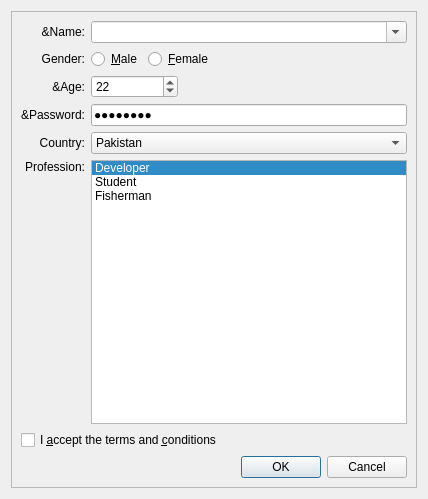
<ui version="4.0" >
 <class>Form</class>
 <widget class="QWidget" name="Form" >
  <property name="geometry" >
   <rect>
    <x>0</x>
    <y>0</y>
    <width>428</width>
    <height>499</height>
   </rect>
  </property>
  <property name="windowTitle" >
   <string>Form</string>
  </property>
  <layout class="QGridLayout" >
   <item row="0" column="0" >
    <widget class="QFrame" name="mainFrame" >
     <property name="frameShape" >
      <enum>QFrame::StyledPanel</enum>
     </property>
     <property name="frameShadow" >
      <enum>QFrame::Raised</enum>
     </property>
     <layout class="QGridLayout" >
      <item row="0" column="0" >
       <widget class="QLabel" name="nameLabel_2" >
        <property name="text" >
         <string>&amp;Name:</string>
        </property>
        <property name="alignment" >
         <set>Qt::AlignRight|Qt::AlignTrailing|Qt::AlignVCenter</set>
        </property>
        <property name="buddy" >
         <cstring>nameCombo</cstring>
        </property>
       </widget>
      </item>
      <item row="0" column="1" colspan="4" >
       <widget class="QComboBox" name="nameCombo_2" >
        <property name="toolTip" >
         <string>Specify your name</string>
        </property>
        <property name="editable" >
         <bool>true</bool>
        </property>
       </widget>
      </item>
      <item row="1" column="0" >
       <widget class="QLabel" name="genderLabel_2" >
        <property name="text" >
         <string>Gender:</string>
        </property>
        <property name="alignment" >
         <set>Qt::AlignRight|Qt::AlignTrailing|Qt::AlignVCenter</set>
        </property>
       </widget>
      </item>
      <item row="1" column="1" >
       <widget class="QRadioButton" name="maleRadioButton_2" >
        <property name="toolTip" >
         <string>Check this if you are male</string>
        </property>
        <property name="text" >
         <string>&amp;Male</string>
        </property>
       </widget>
      </item>
      <item row="1" column="2" colspan="2" >
       <widget class="QRadioButton" name="femaleRadioButton_2" >
        <property name="styleSheet" >
         <string>Check this if you are female</string>
        </property>
        <property name="text" >
         <string>&amp;Female</string>
        </property>
       </widget>
      </item>
      <item row="1" column="4" >
       <spacer>
        <property name="orientation" >
         <enum>Qt::Horizontal</enum>
        </property>
        <property name="sizeHint" >
         <size>
          <width>40</width>
          <height>20</height>
         </size>
        </property>
       </spacer>
      </item>
      <item row="2" column="0" >
       <widget class="QLabel" name="ageLabel_2" >
        <property name="text" >
         <string>&amp;Age:</string>
        </property>
        <property name="alignment" >
         <set>Qt::AlignRight|Qt::AlignTrailing|Qt::AlignVCenter</set>
        </property>
        <property name="buddy" >
         <cstring>ageSpinBox</cstring>
        </property>
       </widget>
      </item>
      <item row="2" column="1" colspan="2" >
       <widget class="QSpinBox" name="ageSpinBox_2" >
        <property name="toolTip" >
         <string>Specify your age</string>
        </property>
        <property name="statusTip" >
         <string>Specify your age</string>
        </property>
        <property name="minimum" >
         <number>12</number>
        </property>
        <property name="value" >
         <number>22</number>
        </property>
       </widget>
      </item>
      <item row="2" column="3" colspan="2" >
       <spacer>
        <property name="orientation" >
         <enum>Qt::Horizontal</enum>
        </property>
        <property name="sizeHint" >
         <size>
          <width>61</width>
          <height>20</height>
         </size>
        </property>
       </spacer>
      </item>
      <item row="3" column="0" >
       <widget class="QLabel" name="passwordLabel_2" >
        <property name="text" >
         <string>&amp;Password:</string>
        </property>
        <property name="alignment" >
         <set>Qt::AlignRight|Qt::AlignTrailing|Qt::AlignVCenter</set>
        </property>
        <property name="buddy" >
         <cstring>passwordEdit</cstring>
        </property>
       </widget>
      </item>
      <item row="3" column="1" colspan="4" >
       <widget class="QLineEdit" name="passwordEdit_2" >
        <property name="toolTip" >
         <string>Specify your password</string>
        </property>
        <property name="statusTip" >
         <string>Specify your password</string>
        </property>
        <property name="text" >
         <string>Password</string>
        </property>
        <property name="echoMode" >
         <enum>QLineEdit::Password</enum>
        </property>
       </widget>
      </item>
      <item row="4" column="0" >
       <widget class="QLabel" name="countryLabel_2" >
        <property name="text" >
         <string>Country:</string>
        </property>
        <property name="alignment" >
         <set>Qt::AlignRight|Qt::AlignTrailing|Qt::AlignVCenter</set>
        </property>
        <property name="buddy" >
         <cstring>countryCombo</cstring>
        </property>
       </widget>
      </item>
      <item row="4" column="1" colspan="4" >
       <widget class="QComboBox" name="countryCombo_2" >
        <property name="toolTip" >
         <string>Specify country of origin</string>
        </property>
        <property name="statusTip" >
         <string>Specify country of origin</string>
        </property>
        <property name="currentIndex" >
         <number>6</number>
        </property>
        <item>
         <property name="text" >
          <string>Egypt</string>
         </property>
        </item>
        <item>
         <property name="text" >
          <string>France</string>
         </property>
        </item>
        <item>
         <property name="text" >
          <string>Germany</string>
         </property>
        </item>
        <item>
         <property name="text" >
          <string>India</string>
         </property>
        </item>
        <item>
         <property name="text" >
          <string>Italy</string>
         </property>
        </item>
        <item>
         <property name="text" >
          <string>Norway</string>
         </property>
        </item>
        <item>
         <property name="text" >
          <string>Pakistan</string>
         </property>
        </item>
       </widget>
      </item>
      <item row="5" column="0" >
       <widget class="QLabel" name="label_2" >
        <property name="text" >
         <string>Profession:</string>
        </property>
        <property name="alignment" >
         <set>Qt::AlignRight|Qt::AlignTop|Qt::AlignTrailing</set>
        </property>
        <property name="buddy" >
         <cstring>professionList</cstring>
        </property>
       </widget>
      </item>
      <item row="5" column="1" colspan="4" >
       <widget class="QListWidget" name="professionList_2" >
        <property name="toolTip" >
         <string>Select your profession</string>
        </property>
        <property name="statusTip" >
         <string>Specify your name here</string>
        </property>
        <property name="whatsThis" >
         <string>Specify your name here</string>
        </property>
        <property name="currentRow" >
         <number>0</number>
        </property>
        <item>
         <property name="text" >
          <string>Developer</string>
         </property>
        </item>
        <item>
         <property name="text" >
          <string>Student</string>
         </property>
        </item>
        <item>
         <property name="text" >
          <string>Fisherman</string>
         </property>
        </item>
       </widget>
      </item>
      <item row="6" column="0" colspan="5" >
       <widget class="QCheckBox" name="agreeCheckBox_2" >
        <property name="toolTip" >
         <string>Please read the LICENSE file before checking</string>
        </property>
        <property name="text" >
         <string>I &amp;accept the terms and &amp;conditions</string>
        </property>
       </widget>
      </item>
      <item row="7" column="3" colspan="2" >
       <widget class="QDialogButtonBox" name="buttonBox_2" >
        <property name="orientation" >
         <enum>Qt::Horizontal</enum>
        </property>
        <property name="standardButtons" >
         <set>QDialogButtonBox::Cancel|QDialogButtonBox::NoButton|QDialogButtonBox::Ok</set>
        </property>
       </widget>
      </item>
     </layout>
    </widget>
   </item>
  </layout>
 </widget>
 <resources/>
 <connections/>
</ui>
